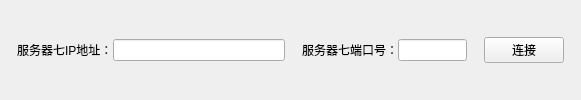
      <widget class="QWidget" name="ui_lamp_serverinfo_widget_31" native="true">
       <layout class="QHBoxLayout" name="horizontalLayout_40" stretch="1,2,10,1,2,4,1,4,1">
        <property name="spacing">
         <number>0</number>
        </property>
        <property name="leftMargin">
         <number>0</number>
        </property>
        <property name="topMargin">
         <number>0</number>
        </property>
        <property name="rightMargin">
         <number>0</number>
        </property>
        <property name="bottomMargin">
         <number>0</number>
        </property>
        <item>
         <spacer name="horizontalSpacer_155">
          <property name="orientation">
           <enum>Qt::Horizontal</enum>
          </property>
          <property name="sizeHint" stdset="0">
           <size>
            <width>18</width>
            <height>20</height>
           </size>
          </property>
         </spacer>
        </item>
        <item>
         <widget class="QLabel" name="label_77">
          <property name="text">
           <string>服务器七IP地址：</string>
          </property>
         </widget>
        </item>
        <item>
         <widget class="QLineEdit" name="ui_lamp_server_ip7_3"/>
        </item>
        <item>
         <spacer name="horizontalSpacer_156">
          <property name="orientation">
           <enum>Qt::Horizontal</enum>
          </property>
          <property name="sizeHint" stdset="0">
           <size>
            <width>18</width>
            <height>20</height>
           </size>
          </property>
         </spacer>
        </item>
        <item>
         <widget class="QLabel" name="label_78">
          <property name="text">
           <string>服务器七端口号：</string>
          </property>
         </widget>
        </item>
        <item>
         <widget class="QLineEdit" name="ui_lamp_server_port7_3"/>
        </item>
        <item>
         <spacer name="horizontalSpacer_157">
          <property name="orientation">
           <enum>Qt::Horizontal</enum>
          </property>
          <property name="sizeHint" stdset="0">
           <size>
            <width>17</width>
            <height>20</height>
           </size>
          </property>
         </spacer>
        </item>
        <item>
         <widget class="QPushButton" name="ui_lamp_connect_btn7_3">
          <property name="text">
           <string>连接</string>
          </property>
         </widget>
        </item>
        <item>
         <spacer name="horizontalSpacer_158">
          <property name="orientation">
           <enum>Qt::Horizontal</enum>
          </property>
          <property name="sizeHint" stdset="0">
           <size>
            <width>40</width>
            <height>20</height>
           </size>
          </property>
         </spacer>
        </item>
       </layout>
      </widget>
